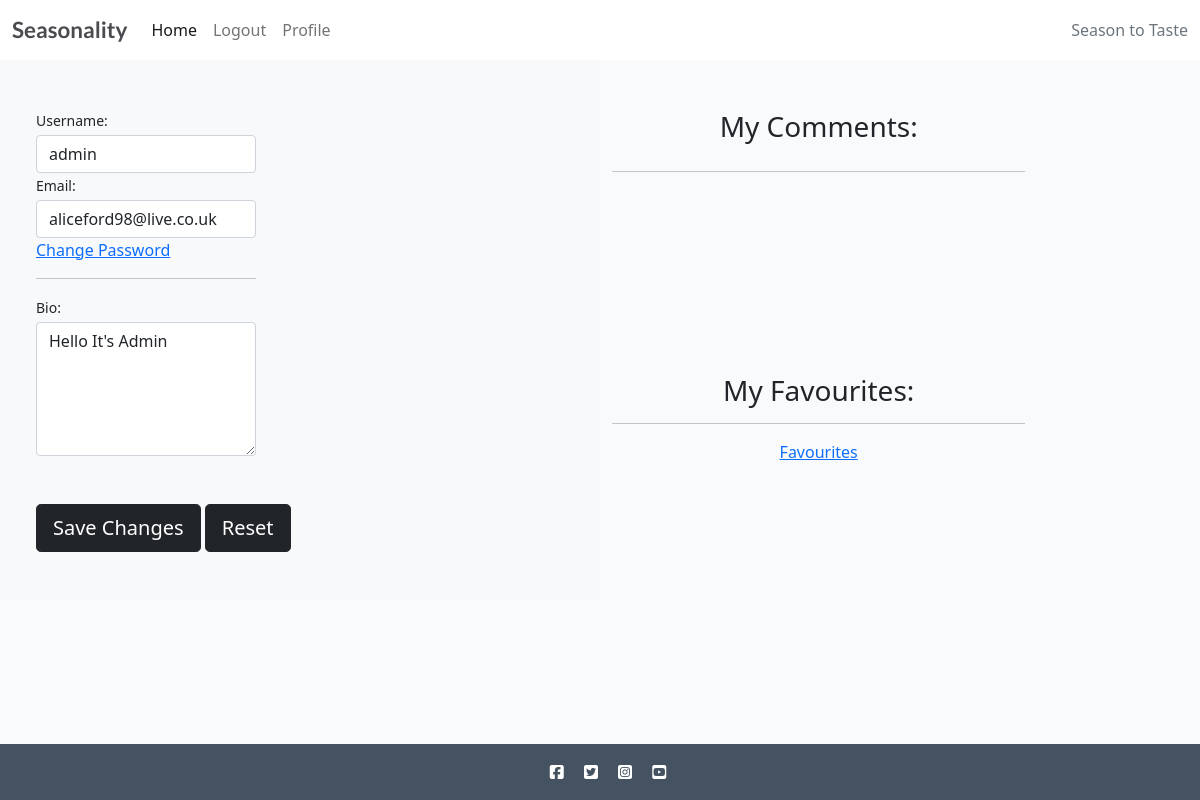
Before: /profile/profile/ (signed in) with the older database file.
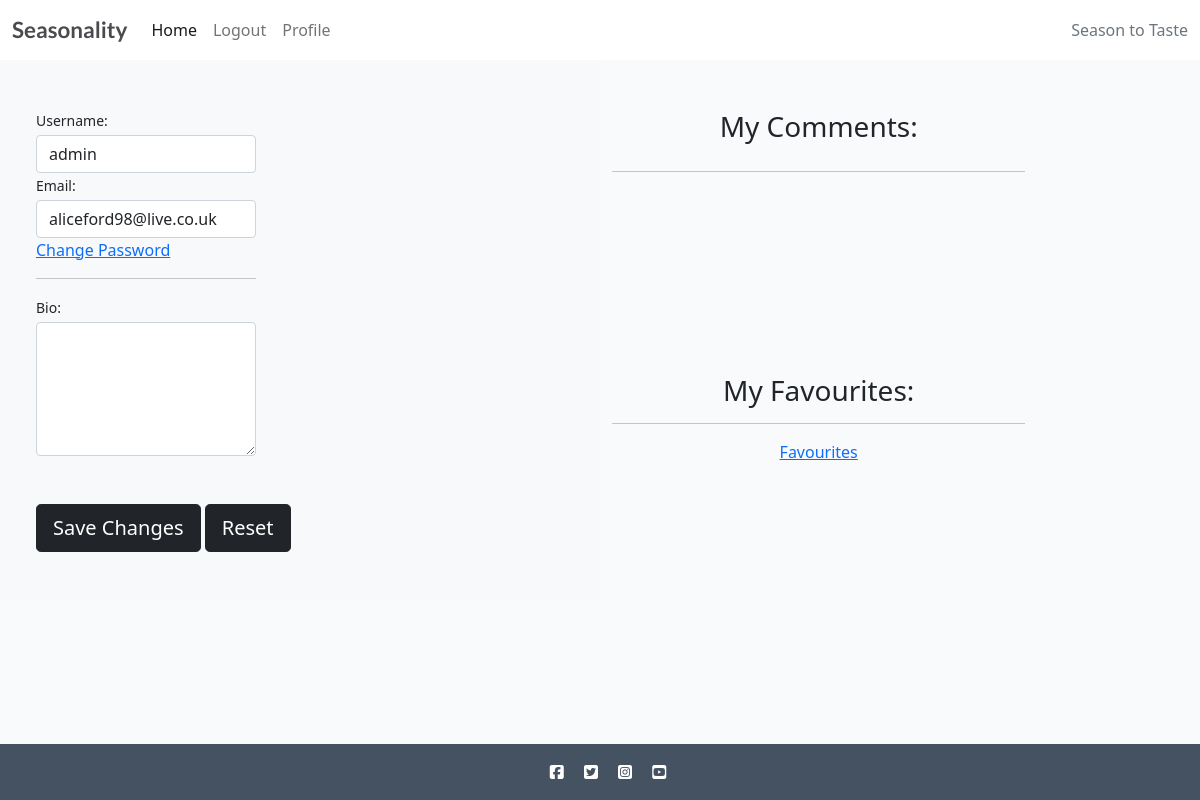
After: the same page with the newer database file.
### profiles/models.py (models this page shows, shortened)
class Profile(models.Model):
    user = models.OneToOneField(User, on_delete=models.CASCADE)
    profile_image = CloudinaryField('image', default='placeholder')
    bio = models.TextField()

### profiles/views.py (the view)
# urls.py: path('profile/', views.profile, name='profile'),
@login_required
def profile(request):
    if request.method == 'POST':
        user_form = UpdateUserForm(request.POST, instance=request.user)
        profile_form = UpdateProfileForm(request.POST, request.FILES, instance=request.user.profile)
        if user_form.is_valid() and profile_form.is_valid():
            user_form.save()
            profile_form.save()
            messages.success(request, 'Your profile is updated successfully')
            return redirect(to='profile')
    else:
        user_form = UpdateUserForm(instance=request.user)
        profile_form = UpdateProfileForm(instance=request.user.profile)
    return render(request, 'profiles/profile.html', {'user_form': user_form, 'profile_form': profile_form})

### profiles/forms.py
class UpdateUserForm(forms.ModelForm):
    username = forms.CharField(max_length=100,
                               required=True,
                               widget=forms.TextInput(attrs={'class': 'form-control'}))
    email = forms.EmailField(required=True,
                             widget=forms.TextInput(attrs={'class': 'form-control'}))
    class Meta:
        model = User
        fields = ['username', 'email']

class UpdateProfileForm(forms.ModelForm):
    bio = forms.CharField(widget=forms.Textarea(attrs={'class': 'form-control', 'rows': 5}))
    class Meta:
        model = Profile
        fields = ['bio']

### templates/profiles/profile.html (shortened to what this page needs)
{% extends "../base/base.html" %}
{% block content %}
<div class="container-fluid">
    <div class="row no-gutter">
        <div class="col-md-6 bg-light">
            <div class="login d-flex align-items-center py-5">
                <div class="container">
                    <div class="row">
                        <div class="col-12 col-md-12  mx-auto">
                            <div class="form-content">
                                <form method="post" enctype="multipart/form-data">
                                    <div class="form-row">
                                        <div class="col-md-5">
                                            <div class="form-group">
                                                <label class="small mb-1">Username:</label>
                                                {{ user_form.username }}
                                                <label class="small mb-1">Email:</label>
                                                {{ user_form.email }}
                                            </div>
                                            <div class="form-group">
                                                <a href="#">Change Password</a>
                                                <hr>
                                            </div>
                                            <label class="small mb-1">Bio:</label> {{ profile_form.bio }}
                                        </div>
                                    </div>
                                    <br><br>
                                    <button type="submit" class="btn btn-dark btn-lg">Save Changes</button>
                                    <button type="reset" class="btn btn-dark btn-lg">Reset</button>
                                </form>
                            </div>
                        </div>
                    </div>
                </div>
            </div>
        </div>
        <div class="col-md-6 d-none d-md-flex">
            <div class="row">
                <div class="text-center">
                    <h3 class="profile-extras">My Comments:</h3>
                    <div class="ml-auto pt-1">
                    </div>
                    <hr class="mb-3">
                </div>
                <div class="text-center">
                    <h3 class="profile-extras">My Favourites:</h3>
                    <hr class="mb-3">
                    <a aria-current="page" href="{% url 'favourites' %}">Favourites</a>
                </div>
            </div>
        </div>
    </div>
</div>
{% endblock %}

Changed rows visible on the page:
changed Profile: bio "Hello It's Admin" → (not shown)
